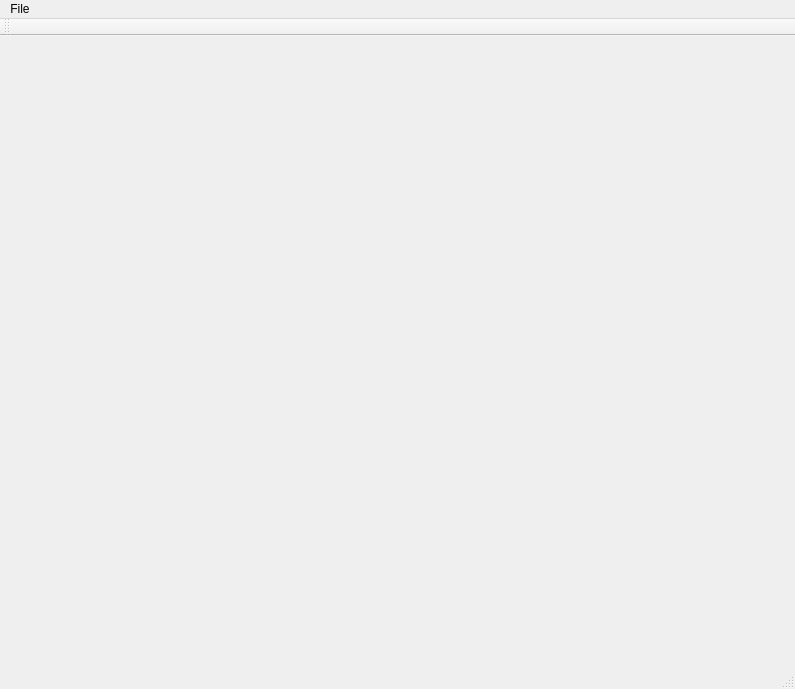
<?xml version="1.0" encoding="UTF-8"?>
<ui version="4.0">
 <class>MainWindowClass</class>
 <widget class="QMainWindow" name="MainWindowClass">
  <property name="geometry">
   <rect>
    <x>0</x>
    <y>0</y>
    <width>795</width>
    <height>689</height>
   </rect>
  </property>
  <property name="windowTitle">
   <string>Zoning Sim</string>
  </property>
  <widget class="QWidget" name="centralWidget"/>
  <widget class="QMenuBar" name="menuBar">
   <property name="geometry">
    <rect>
     <x>0</x>
     <y>0</y>
     <width>795</width>
     <height>21</height>
    </rect>
   </property>
   <widget class="QMenu" name="menuFile">
    <property name="title">
     <string>File</string>
    </property>
    <addaction name="actionLoadRoads"/>
    <addaction name="separator"/>
    <addaction name="actionExit"/>
   </widget>
   <addaction name="menuFile"/>
  </widget>
  <widget class="QToolBar" name="mainToolBar">
   <attribute name="toolBarArea">
    <enum>TopToolBarArea</enum>
   </attribute>
   <attribute name="toolBarBreak">
    <bool>false</bool>
   </attribute>
  </widget>
  <widget class="QStatusBar" name="statusBar"/>
  <action name="actionExit">
   <property name="text">
    <string>Exit</string>
   </property>
  </action>
  <action name="actionLoadRoads">
   <property name="text">
    <string>Load Roads</string>
   </property>
  </action>
 </widget>
 <layoutdefault spacing="6" margin="11"/>
 <resources>
  <include location="MainWindow.qrc"/>
 </resources>
 <connections/>
</ui>
